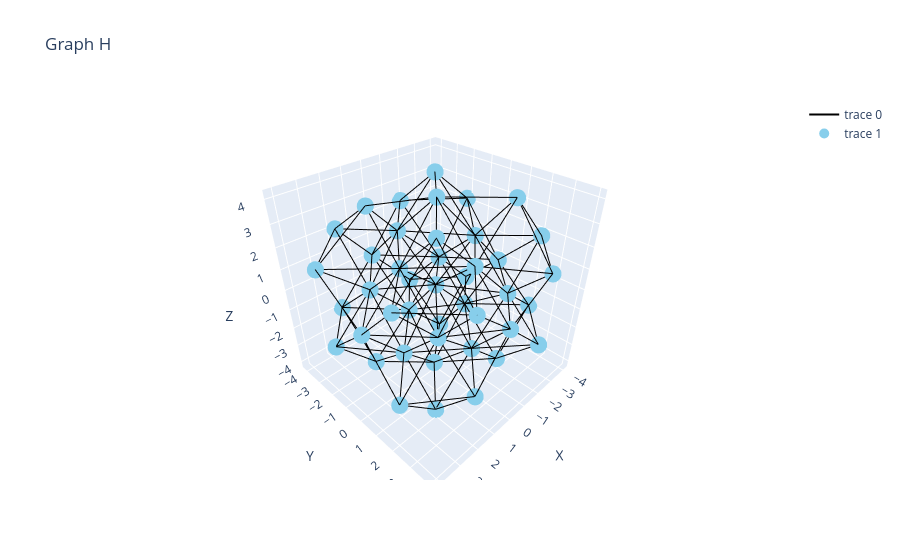

This figure's notebook cell:
### Code cell
# Set the parameter values
rd = random_displacement(graph,-0.2,0.2)

three_D_plot(graph,rd)
graph_to_ase_atoms(graph,rd)

### Figure 1 — Plotly figure (JSON) as saved in the notebook; plotly's stock layout.template omitted (floating-point values rounded to 4 significant figures; data arrays with more than 128 entries replaced by an {"elided": "..."} marker saying what was removed)
{"data": [{"hoverinfo": "none", "line": {"color": "black", "width": 2}, "mode": "lines", "type": "scatter3d", "x": {"elided": "468 float values"}, "y": {"elided": "468 float values"}, "z": {"elided": "468 float values"}}, {"marker": {"color": "skyblue", "size": 10, "symbol": "circle"}, "mode": "markers", "type": "scatter3d", "x": [-3.956, -1.906, -2.135, -4.091, -1.794, -2.064, -1.83, -4.077, -2.039, -1.984, -3.902, -3.926, -2.084, -1.997, -2.115, -2.143, -1.944, -0.07496, 1.995, 2.028, 0.09783, 0.117, 1.895, 1.907, 1.835, 0.1102, -0.1467, 1.997, 1.922, -0.1324, 0.08477, 1.804, 1.943, -0.01657, 1.892, 1.792, -0.02781, 2.157, 3.814, 4.091, 3.896, 3.938, 3.844], "y": [-1.816, -3.795, -1.877, -2.067, -4.116, -1.883, -1.903, 1.931, -0.177, 1.913, 0.1197, 2.149, 0.1706, 2.126, 2.002, 3.808, 3.994, -1.824, -4.125, -1.827, -4.053, -2.13, -3.96, -1.92, -1.795, -0.01254, 1.911, 0.1401, 1.887, -0.162, 2.026, -0.08404, 2.026, -0.004258, 1.886, 3.774, 3.743, 3.907, -1.982, -2.044, 2.024, 0.1862, 1.849], "z": [-2.012, -2.154, -4.096, 2.127, 2.093, -0.07812, 4.035, -1.878, -1.835, -3.83, -0.1583, 1.864, 1.82, -0.06596, 4.048, -1.883, 1.78, -2.024, -2.013, -3.84, 0.02983, 2.0, 2.069, 0.0419, 3.773, -3.958, -2.027, -2.033, -4.083, 0.1603, 2.122, 1.852, -0.07735, 4.098, 3.909, -1.917, 0.1655, 2.126, -1.895, 1.953, -2.084, 0.1419, 2.01]}], "layout": {"scene": {"xaxis": {"title": {"text": "X"}}, "yaxis": {"title": {"text": "Y"}}, "zaxis": {"title": {"text": "Z"}}}, "title": {"text": "Graph H"}}}
